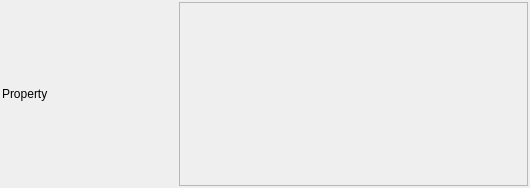
<?xml version="1.0" encoding="UTF-8"?>
<ui version="4.0">
 <class>ShapeTypeSelectionWidget</class>
 <widget class="QFrame" name="ShapeTypeSelectionWidget">
  <property name="geometry">
   <rect>
    <x>0</x>
    <y>0</y>
    <width>530</width>
    <height>188</height>
   </rect>
  </property>
  <layout class="QGridLayout" name="widgetLayout">
   <property name="leftMargin">
    <number>2</number>
   </property>
   <property name="topMargin">
    <number>2</number>
   </property>
   <property name="rightMargin">
    <number>2</number>
   </property>
   <property name="bottomMargin">
    <number>2</number>
   </property>
   <property name="spacing">
    <number>5</number>
   </property>
   <item row="2" column="1" colspan="2">
    <widget class="QScrollArea" name="m_ShapeTypeScrollArea">
     <property name="minimumSize">
      <size>
       <width>250</width>
       <height>0</height>
      </size>
     </property>
     <property name="widgetResizable">
      <bool>true</bool>
     </property>
     <widget class="QWidget" name="m_ShapeTypeScrollContents">
      <property name="geometry">
       <rect>
        <x>0</x>
        <y>0</y>
        <width>347</width>
        <height>182</height>
       </rect>
      </property>
      <layout class="QFormLayout" name="m_ShapeTypeScrollContentsLayout">
       <property name="horizontalSpacing">
        <number>6</number>
       </property>
       <property name="verticalSpacing">
        <number>6</number>
       </property>
       <property name="leftMargin">
        <number>4</number>
       </property>
       <property name="topMargin">
        <number>4</number>
       </property>
       <property name="rightMargin">
        <number>4</number>
       </property>
       <property name="bottomMargin">
        <number>4</number>
       </property>
      </layout>
     </widget>
    </widget>
   </item>
   <item row="2" column="0">
    <widget class="QLabel" name="label">
     <property name="text">
      <string>Property</string>
     </property>
    </widget>
   </item>
  </layout>
 </widget>
 <resources/>
 <connections/>
</ui>
